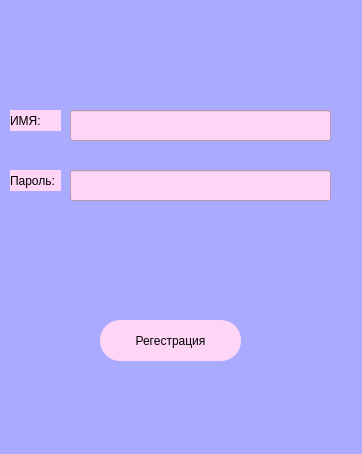
<?xml version="1.0" encoding="UTF-8"?>
<ui version="4.0">
 <class>MainWindow</class>
 <widget class="QMainWindow" name="MainWindow">
  <property name="geometry">
   <rect>
    <x>0</x>
    <y>0</y>
    <width>362</width>
    <height>454</height>
   </rect>
  </property>
  <property name="windowTitle">
   <string>MainWindow</string>
  </property>
  <property name="styleSheet">
   <string notr="true">background-color: rgb(170, 170, 255);
font: 75 14pt &quot;MS Shell Dlg 2&quot;;
</string>
  </property>
  <widget class="QWidget" name="centralwidget">
   <widget class="QLineEdit" name="nameregline">
    <property name="geometry">
     <rect>
      <x>70</x>
      <y>110</y>
      <width>261</width>
      <height>31</height>
     </rect>
    </property>
    <property name="cursor">
     <cursorShape>IBeamCursor</cursorShape>
    </property>
    <property name="styleSheet">
     <string notr="true">background-color: rgb(255, 213, 246);</string>
    </property>
   </widget>
   <widget class="QLabel" name="label">
    <property name="geometry">
     <rect>
      <x>10</x>
      <y>110</y>
      <width>51</width>
      <height>21</height>
     </rect>
    </property>
    <property name="cursor">
     <cursorShape>ForbiddenCursor</cursorShape>
    </property>
    <property name="styleSheet">
     <string notr="true">
font: 8pt &quot;Poor Richard&quot;;
background-color: rgb(255, 213, 246);
</string>
    </property>
    <property name="text">
     <string>ИМЯ:</string>
    </property>
   </widget>
   <widget class="QLineEdit" name="passwordregline">
    <property name="geometry">
     <rect>
      <x>70</x>
      <y>170</y>
      <width>261</width>
      <height>31</height>
     </rect>
    </property>
    <property name="styleSheet">
     <string notr="true">background-color: rgb(255, 213, 246);</string>
    </property>
   </widget>
   <widget class="QLabel" name="label_2">
    <property name="geometry">
     <rect>
      <x>10</x>
      <y>170</y>
      <width>51</width>
      <height>21</height>
     </rect>
    </property>
    <property name="cursor">
     <cursorShape>ForbiddenCursor</cursorShape>
    </property>
    <property name="styleSheet">
     <string notr="true">
font: 8pt &quot;Poor Richard&quot;;
background-color: rgb(255, 213, 246);</string>
    </property>
    <property name="text">
     <string>Пароль:</string>
    </property>
   </widget>
   <widget class="QPushButton" name="reg2_but">
    <property name="geometry">
     <rect>
      <x>100</x>
      <y>320</y>
      <width>141</width>
      <height>41</height>
     </rect>
    </property>
    <property name="styleSheet">
     <string notr="true">border-radius: 20px;
background-color: rgb(255, 213, 246);</string>
    </property>
    <property name="text">
     <string>Регестрация</string>
    </property>
   </widget>
   <widget class="QLabel" name="label_3">
    <property name="geometry">
     <rect>
      <x>130</x>
      <y>-20</y>
      <width>91</width>
      <height>121</height>
     </rect>
    </property>
    <property name="text">
     <string/>
    </property>
    <property name="pixmap">
     <pixmap>../../Downloads/imgonline-com-ua-Resize-aOo4K6gmkq6X2ZG.jpg</pixmap>
    </property>
   </widget>
   <widget class="QLabel" name="stronglabel">
    <property name="geometry">
     <rect>
      <x>90</x>
      <y>210</y>
      <width>191</width>
      <height>16</height>
     </rect>
    </property>
    <property name="styleSheet">
     <string notr="true">font: 6pt &quot;MS Shell Dlg 2&quot;;</string>
    </property>
    <property name="text">
     <string/>
    </property>
   </widget>
  </widget>
  <widget class="QMenuBar" name="menubar">
   <property name="geometry">
    <rect>
     <x>0</x>
     <y>0</y>
     <width>362</width>
     <height>29</height>
    </rect>
   </property>
  </widget>
  <widget class="QStatusBar" name="statusbar"/>
 </widget>
 <resources/>
 <connections/>
</ui>
